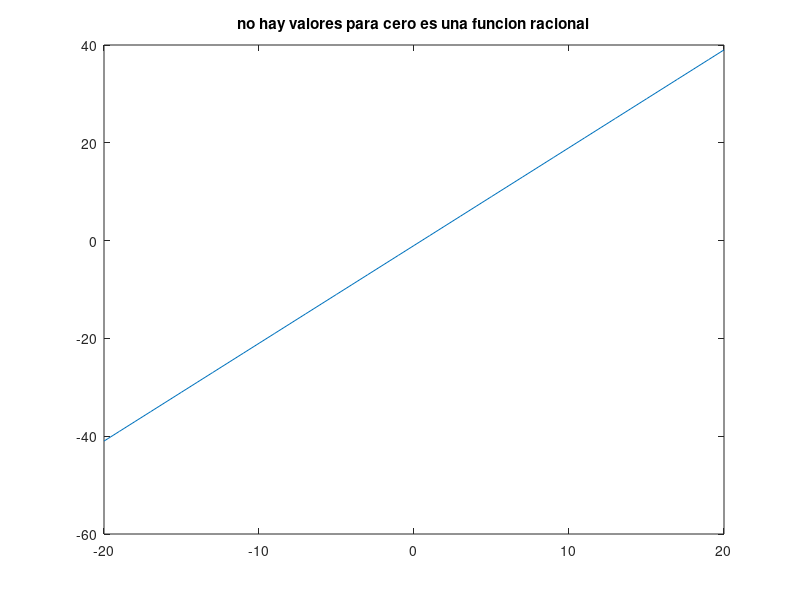

This chart was generated by the following MATLAB code:
%Octave Script
%Title  :Grafica 5
%Author :Cesar Manrique de Jesus
%Description  :Graficar funcion 
%Date:  202123534
%version  : 5
%notes          :Requiere aplicacion de octave
%

clear

x=-20:1:20;
y=(2.*x)-1;
plot(x,y);
title ("no hay valores para cero es una funcion racional");